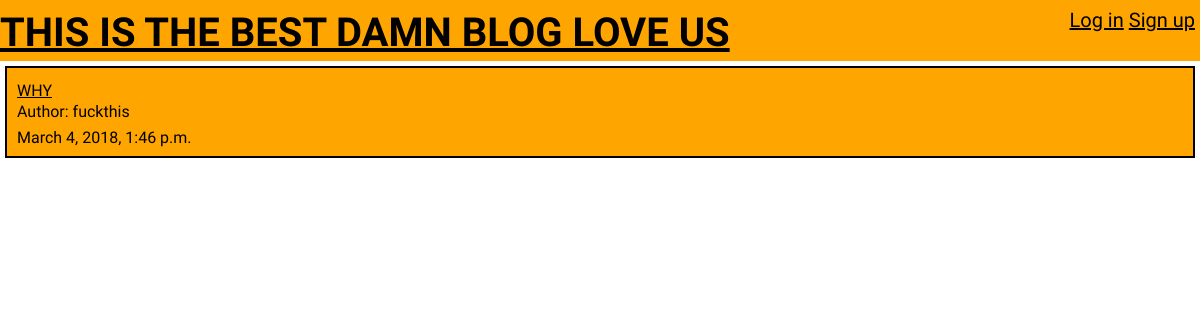
The page / on the database its author committed.
### blog/models.py (models this page shows, shortened)
class Post(models.Model):
    author = models.ForeignKey('auth.User', on_delete=models.CASCADE)
    title = models.CharField(max_length=200)
    text = models.TextField()
    created_date = models.DateTimeField(default=timezone.now)
    publish_date = models.DateTimeField(blank=True, null=True)

### blog/views.py (the view)
# urls.py: url(r'^$', views.post_list, name='post_list'),
def post_list(request):
    posts = Post.objects.filter(publish_date__lte=timezone.now()).order_by('publish_date')
    print(request.user.groups)
    print(request.user.groups.filter(name='New').count())
    if request.user.groups.filter(name='New').count() is 0:
        notnew = 'yes'
        print(notnew)
    else:
        notnew = 'no'
    return render(request, 'blog/post_list.html', {'posts': posts, 'notnew': notnew})

### blog/templates/blog/post_list.html (shortened to what this page needs)
{% extends 'blog/base.html' %}
{% block content %}
	{% for post in posts %}
		<div class="post">
			<h1></h1><a href="{% url 'post_detail' pk=post.pk %}">{{ post.title }}</a></h1>
			<p>Author: {{ post.author }}</p>
			<p>{{ post.publish_date }}</p>
		</div>
	{% endfor %}
{% endblock %}

### blog/static/css/blog.css (style rules this page uses)
div, body, p, a { padding: 0px; font-family: 'Krona One', sans-serif; color: black; }
h1 { font-size: 40px; font-weight: bold; }
.post, .account, .edit, .reset { border: 2px solid black; background: orange; padding: 5px; margin: 5px; }
.post * { padding: 5px; }

### rows shown on the page
Post: title "WHY", author "fuckthis", publish_date "March 4, 2018, 1:46 p.m."
